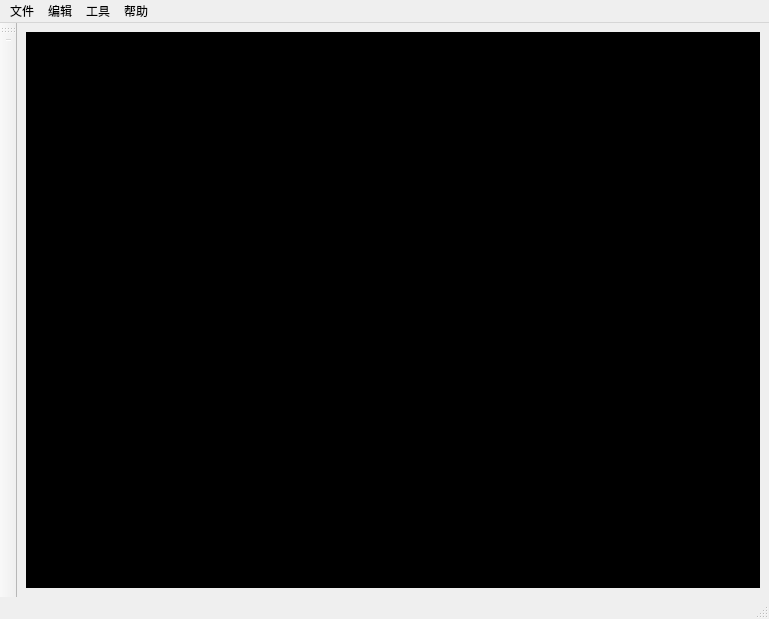
<?xml version="1.0" encoding="UTF-8"?>
<ui version="4.0">
 <class>MainWindow</class>
 <widget class="QMainWindow" name="MainWindow">
  <property name="geometry">
   <rect>
    <x>0</x>
    <y>0</y>
    <width>769</width>
    <height>619</height>
   </rect>
  </property>
  <property name="contextMenuPolicy">
   <enum>Qt::ActionsContextMenu</enum>
  </property>
  <property name="windowTitle">
   <string>LabelAnnotation</string>
  </property>
  <property name="windowIcon">
   <iconset resource="resource.qrc">
    <normaloff>:/icon/tools</normaloff>:/icon/tools</iconset>
  </property>
  <property name="iconSize">
   <size>
    <width>40</width>
    <height>40</height>
   </size>
  </property>
  <property name="toolButtonStyle">
   <enum>Qt::ToolButtonTextUnderIcon</enum>
  </property>
  <property name="animated">
   <bool>true</bool>
  </property>
  <widget class="QWidget" name="centralwidget">
   <layout class="QGridLayout" name="gridLayout">
    <item row="0" column="0">
     <widget class="CanVasWidget" name="graphicsView">
      <property name="styleSheet">
       <string notr="true">background-color: rgb(0, 0, 0);</string>
      </property>
     </widget>
    </item>
   </layout>
  </widget>
  <widget class="QStatusBar" name="statusbar"/>
  <widget class="QMenuBar" name="menuBar">
   <property name="geometry">
    <rect>
     <x>0</x>
     <y>0</y>
     <width>769</width>
     <height>24</height>
    </rect>
   </property>
   <widget class="QMenu" name="fileMU">
    <property name="title">
     <string>文件</string>
    </property>
    <addaction name="openFileAC"/>
    <addaction name="separator"/>
    <addaction name="openDirAC"/>
    <addaction name="saveasAC"/>
    <addaction name="separator"/>
    <addaction name="separator"/>
    <addaction name="saveAC"/>
    <addaction name="separator"/>
    <addaction name="closeAC"/>
    <addaction name="separator"/>
    <addaction name="separator"/>
    <addaction name="delFileAC"/>
    <addaction name="action_2"/>
   </widget>
   <widget class="QMenu" name="editMU">
    <property name="title">
     <string>编辑</string>
    </property>
    <addaction name="separator"/>
    <addaction name="outputDirAC"/>
    <addaction name="separator"/>
    <addaction name="lastAC"/>
    <addaction name="nextAC"/>
    <addaction name="separator"/>
    <addaction name="separator"/>
    <addaction name="separator"/>
    <addaction name="undoAC"/>
    <addaction name="separator"/>
   </widget>
   <widget class="QMenu" name="toolMU">
    <property name="title">
     <string>工具</string>
    </property>
    <addaction name="separator"/>
    <addaction name="editLabelAC"/>
    <addaction name="createAC"/>
    <addaction name="copyAC"/>
    <addaction name="separator"/>
    <addaction name="delAimAC"/>
    <addaction name="separator"/>
    <addaction name="ellipseShapeAC"/>
    <addaction name="separator"/>
    <addaction name="setlineAC"/>
    <addaction name="separator"/>
   </widget>
   <widget class="QMenu" name="helpMU">
    <property name="title">
     <string>帮助</string>
    </property>
   </widget>
   <addaction name="fileMU"/>
   <addaction name="editMU"/>
   <addaction name="toolMU"/>
   <addaction name="helpMU"/>
  </widget>
  <widget class="QToolBar" name="toolBar">
   <property name="minimumSize">
    <size>
     <width>0</width>
     <height>0</height>
    </size>
   </property>
   <property name="windowTitle">
    <string>toolBar</string>
   </property>
   <property name="iconSize">
    <size>
     <width>50</width>
     <height>50</height>
    </size>
   </property>
   <property name="toolButtonStyle">
    <enum>Qt::ToolButtonTextUnderIcon</enum>
   </property>
   <attribute name="toolBarArea">
    <enum>LeftToolBarArea</enum>
   </attribute>
   <attribute name="toolBarBreak">
    <bool>false</bool>
   </attribute>
   <addaction name="separator"/>
  </widget>
  <action name="action">
   <property name="text">
    <string>打开文件</string>
   </property>
  </action>
  <action name="action_3">
   <property name="text">
    <string>保存文件</string>
   </property>
  </action>
  <action name="openFileAC">
   <property name="icon">
    <iconset>
     <normaloff>:/icon/resource/icon/Newtest.png</normaloff>:/icon/resource/icon/Newtest.png</iconset>
   </property>
   <property name="text">
    <string>打开文件 </string>
   </property>
   <property name="shortcut">
    <string>Ctrl+F</string>
   </property>
  </action>
  <action name="openDirAC">
   <property name="text">
    <string>打开目录   </string>
   </property>
   <property name="shortcut">
    <string>Ctrl+U</string>
   </property>
  </action>
  <action name="saveAC">
   <property name="text">
    <string>保存 </string>
   </property>
   <property name="shortcut">
    <string>Ctrl+S</string>
   </property>
  </action>
  <action name="saveasAC">
   <property name="text">
    <string>另存为 </string>
   </property>
   <property name="shortcut">
    <string>Ctrl+Shift+S</string>
   </property>
  </action>
  <action name="closeAC">
   <property name="text">
    <string>关闭所有   </string>
   </property>
   <property name="shortcut">
    <string>Ctrl+Q</string>
   </property>
  </action>
  <action name="outputDirAC">
   <property name="text">
    <string>输出目录</string>
   </property>
   <property name="shortcut">
    <string>Ctrl+O</string>
   </property>
  </action>
  <action name="lastAC">
   <property name="text">
    <string>上一个</string>
   </property>
   <property name="shortcut">
    <string>A</string>
   </property>
  </action>
  <action name="action_20">
   <property name="text">
    <string>上一个</string>
   </property>
  </action>
  <action name="nextAC">
   <property name="text">
    <string>下一个</string>
   </property>
   <property name="shortcut">
    <string>D</string>
   </property>
  </action>
  <action name="action_26">
   <property name="text">
    <string>保存数据</string>
   </property>
  </action>
  <action name="undoAC">
   <property name="text">
    <string>撤销</string>
   </property>
   <property name="shortcut">
    <string>Ctrl+Z</string>
   </property>
  </action>
  <action name="action_30">
   <property name="text">
    <string>删除数据</string>
   </property>
  </action>
  <action name="action_31">
   <property name="text">
    <string>创建区块</string>
   </property>
  </action>
  <action name="createAC">
   <property name="text">
    <string>创建区块</string>
   </property>
   <property name="shortcut">
    <string>W</string>
   </property>
  </action>
  <action name="copyAC">
   <property name="text">
    <string>复制区块</string>
   </property>
   <property name="shortcut">
    <string>Ctrl+C</string>
   </property>
  </action>
  <action name="delAimAC">
   <property name="text">
    <string>删除区块</string>
   </property>
   <property name="shortcut">
    <string>Ctrl+D</string>
   </property>
  </action>
  <action name="ellipseShapeAC">
   <property name="text">
    <string>椭圆区块</string>
   </property>
   <property name="shortcut">
    <string>E</string>
   </property>
  </action>
  <action name="setlineAC">
   <property name="text">
    <string>线条颜色</string>
   </property>
   <property name="shortcut">
    <string>Ctrl+L</string>
   </property>
  </action>
  <action name="delFileAC">
   <property name="text">
    <string>删除文件</string>
   </property>
   <property name="shortcut">
    <string>Del</string>
   </property>
  </action>
  <action name="editLabelAC">
   <property name="text">
    <string>编辑标签</string>
   </property>
   <property name="shortcut">
    <string>Ctrl+E</string>
   </property>
  </action>
  <action name="action_2">
   <property name="text">
    <string>自动保存</string>
   </property>
  </action>
  <action name="action_4">
   <property name="text">
    <string>放大</string>
   </property>
  </action>
 </widget>
 <customwidgets>
  <customwidget>
   <class>CanVasWidget</class>
   <extends>QGraphicsView</extends>
   <header location="global">canvaswidget.h</header>
  </customwidget>
 </customwidgets>
 <resources>
  <include location="resource.qrc"/>
 </resources>
 <connections/>
</ui>
